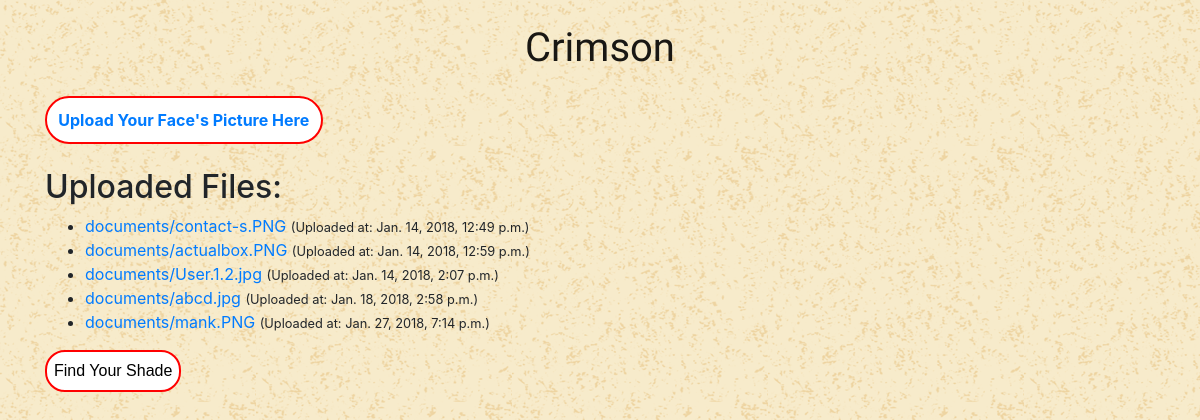
The page /uploads/ (signed in) on the database its author committed.
### media_handling/models.py (models this page shows)
class Document(models.Model):
    description = models.CharField(max_length=255, blank=True)
    document = models.FileField(upload_to='documents/')
    uploaded_at = models.DateTimeField(auto_now_add=True)

### media_handling/views.py (the view)
# urls.py: url(r'^uploads/$', media_views.uhome, name='uhome'),
def uhome(request):
    documents = Document.objects.all()
    return render(request, 'uhome.html', { 'documents': documents })

### templates/uhome.html
{% extends 'uploads.html' %}
{% block content %}
  {% if user.is_authenticated %}
  <div align="center" class="col-md-3" style="background-color: #fff; text-align: center; border-radius: 25px; padding:10px; color: #fff; border: 2px solid red;">
    <a href="{% url 'model_form_upload' %}">
      <strong>Upload Your Face's Picture Here</strong>
    </a>
  </div><br>
  <h2>Uploaded Files:</h2>
  <ul>
    {% for obj in documents %}
      <li>
        <a href="{{ obj.document.url }}">{{ obj.document.name }}</a>
        <small>(Uploaded at: {{ obj.uploaded_at }})</small>
      </li>
    {% endfor %}
  </ul>
  <button type="btn btn-danger" type="submit">Find Your Shade</button>
  {% else %}
  <div align="center" class="col-md-3" style="background-color: #000; text-align: center; border-radius: 25px; padding:10px; color: #fff"><strong>Please Log In to Continue</strong>
  </div><br>
  <a href="{% url 'login' %}"><button type="submit"><b>Login</b></button></a>
  {% endif %}
{% endblock %}

### static/css/app.css (style rules this page uses)
body { background-image: url(../img/sakura.png); }

### static/css/accounts.css (style rules this page uses)
body { background-image: url(../img/old_map.png); }
button { font-family: 'Nunito Sans', sans-serif; border: 2px solid red; padding: 7px; border-radius: 20px; background-color: white; }

### rows shown on the page
Document: document.name "documents/contact-s.PNG", uploaded_at "Jan. 14, 2018, 12:49 p.m."
Document: document.name "documents/actualbox.PNG", uploaded_at "Jan. 14, 2018, 12:59 p.m."
Document: document.name "documents/User.1.2.jpg", uploaded_at "Jan. 14, 2018, 2:07 p.m."
Document: document.name "documents/abcd.jpg", uploaded_at "Jan. 18, 2018, 2:58 p.m."
Document: document.name "documents/mank.PNG", uploaded_at "Jan. 27, 2018, 7:14 p.m."
